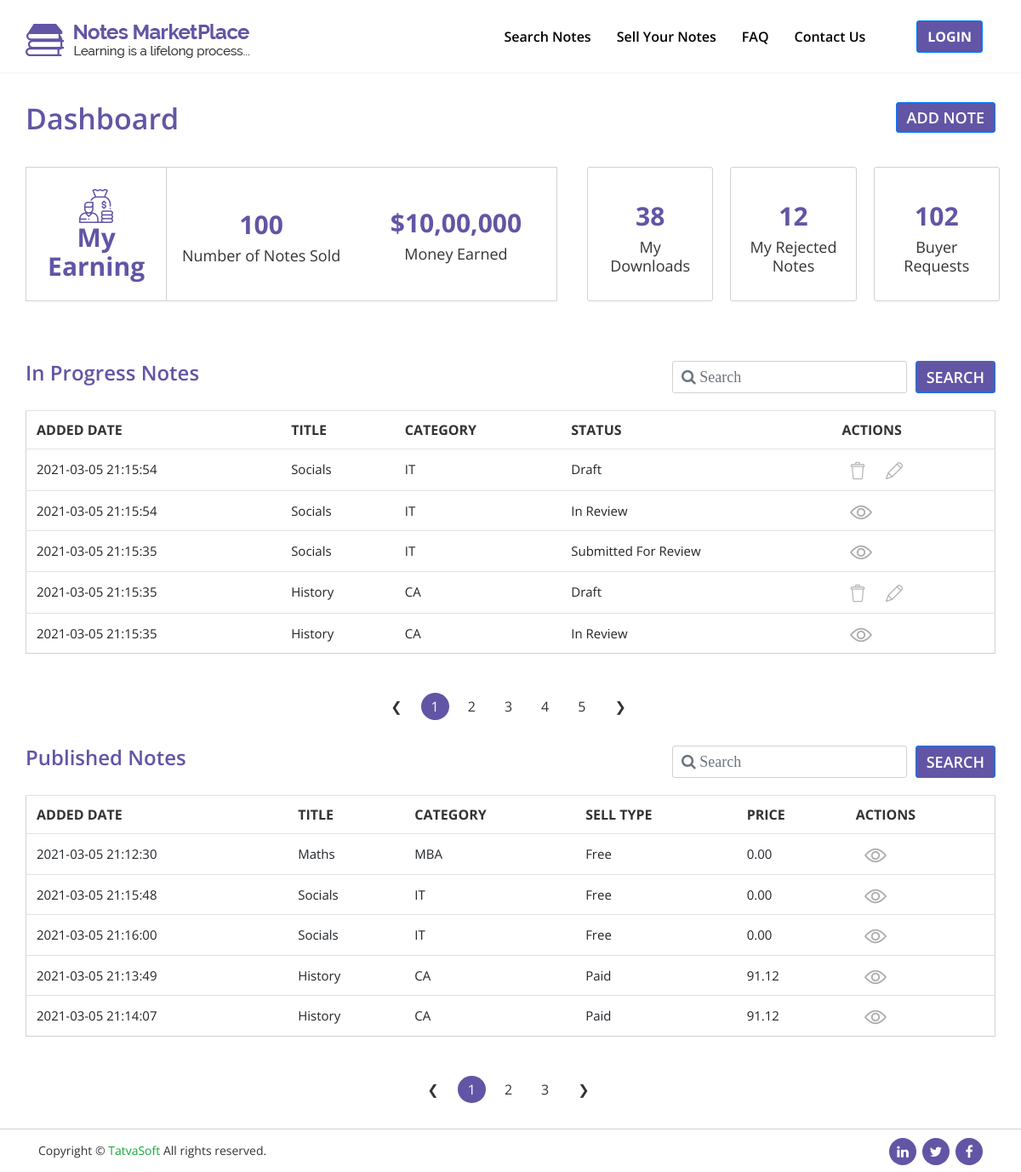
The app's page /NotesMarketPlace/front/dashboard-page.php, older data.
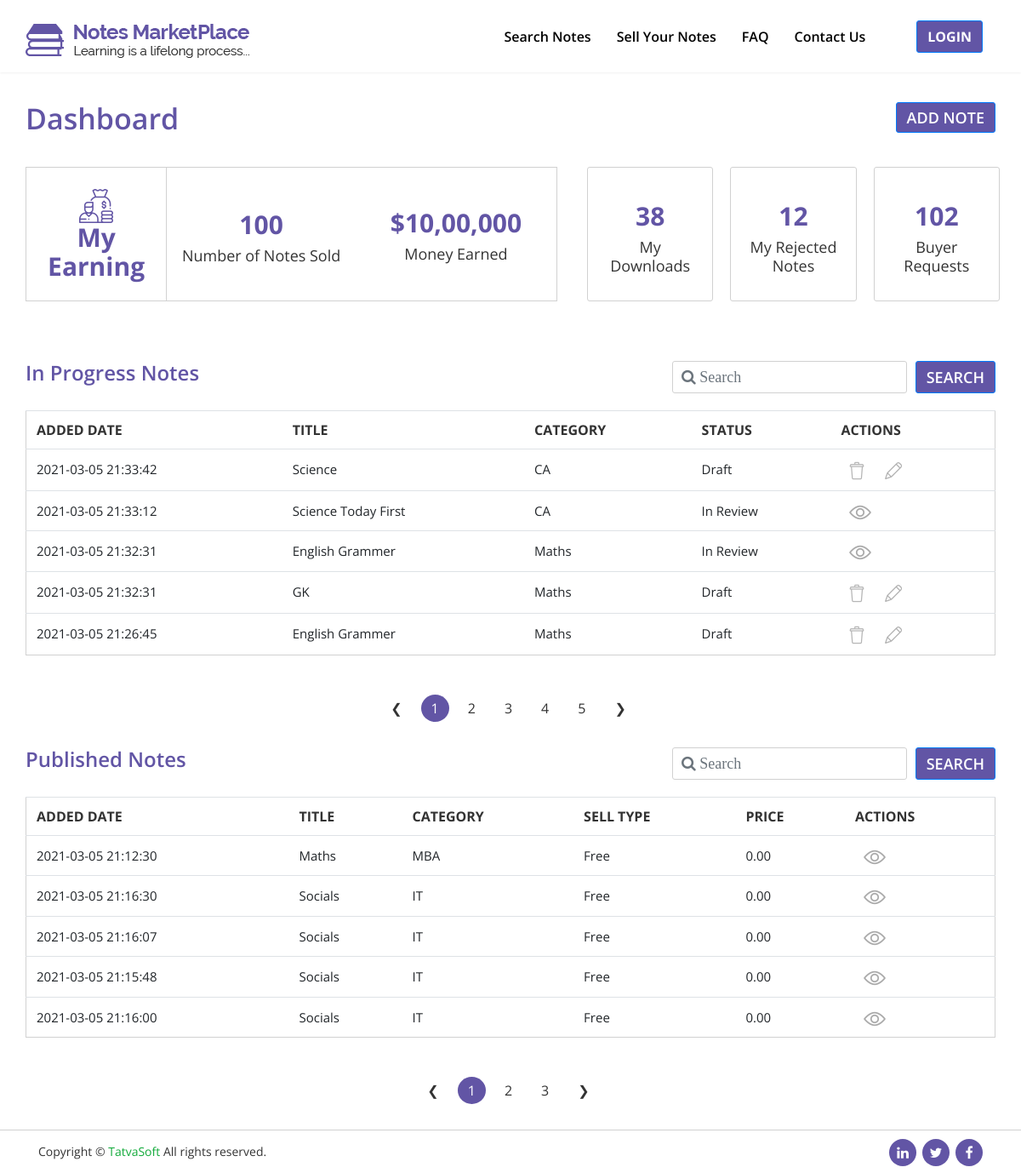
The same page, newer data.
### tables this page shows
CREATE TABLE `sellernotes` (
  `noteid` int(10) UNSIGNED NOT NULL,
  `sellerid` int(10) UNSIGNED NOT NULL,
  `status` int(11) UNSIGNED NOT NULL,
  `actionedby` int(11) UNSIGNED DEFAULT NULL,
  `admin_remarks` varchar(255) DEFAULT NULL,
  `publisheddate` datetime DEFAULT NULL,
  `title` varchar(100) NOT NULL,
  `category` int(100) UNSIGNED NOT NULL,
  `displaypic` varchar(255) DEFAULT NULL,
  `notetype` int(11) UNSIGNED DEFAULT NULL,
  `page_no` int(11) DEFAULT NULL,
  `description` varchar(255) NOT NULL,
  `university_name` varchar(200) DEFAULT NULL,
  `country` int(11) UNSIGNED DEFAULT NULL,
  `course` varchar(100) DEFAULT NULL,
  `course_code` varchar(100) DEFAULT NULL,
  `proffesor` varchar(100) DEFAULT NULL,
  `ispaid` int(11) UNSIGNED NOT NULL,
  `selling_price` decimal(10,2) DEFAULT NULL,
  `notespreview` varchar(255) DEFAULT NULL,
  `createddate` datetime DEFAULT NULL,
  `createdby` int(11) DEFAULT NULL,
  `modifieddate` datetime DEFAULT NULL,
  `modifiedby` int(11) DEFAULT NULL,
  `isactive` bit(1) NOT NULL
);

CREATE TABLE `notecategories` (
  `categoryid` int(10) UNSIGNED NOT NULL,
  `name` varchar(100) NOT NULL,
  `description` varchar(255) NOT NULL,
  `createddate` datetime DEFAULT NULL,
  `createdby` int(11) DEFAULT NULL,
  `modifieddate` datetime DEFAULT NULL,
  `modifiedby` int(11) DEFAULT NULL,
  `isactive` bit(1) NOT NULL
);

CREATE TABLE `referencedata` (
  `refdataid` int(10) UNSIGNED NOT NULL,
  `value` varchar(100) NOT NULL,
  `datavalue` varchar(100) NOT NULL,
  `refcategory` varchar(100) NOT NULL,
  `createddate` datetime DEFAULT NULL,
  `createdby` int(11) DEFAULT NULL,
  `modifieddate` datetime DEFAULT NULL,
  `modifiedby` int(11) DEFAULT NULL,
  `isactive` bit(1) NOT NULL
);

### NotesMarketPlace/front/dashboard-page.php (the view, shortened to what the changed rows need)
<?php
include "db.php";
$limit = 5;
if (isset($_GET["page"])) {
    $page  = $_GET["page"];
} else {
    $page = 1;
};
$start_from = ($page - 1) * $limit;
if (isset($_POST['search_1'])) {
    $search_result = $_POST['search_result'];
    $query = "SELECT sellernotes.noteid,sellernotes.modifieddate,sellernotes.title,
              notecategories.name,referencedata.value FROM sellernotes LEFT JOIN
              notecategories ON sellernotes.category=notecategories.categoryid LEFT JOIN referencedata
              ON sellernotes.status=referencedata.refdataid WHERE sellernotes.title LIKE '%$search_result%'
              AND sellernotes.isactive=1 AND referencedata.refdataid IN (3,4,5)
              ORDER BY sellernotes.modifieddate DESC LIMIT $start_from, $limit";
    $result = mysqli_query($con, $query);
    $result_num = mysqli_query($con, "SELECT COUNT(noteid) FROM sellernotes WHERE title LIKE '%$search_result%' AND sellernotes.isactive=1 AND status IN (3,4,5)");
    $row = mysqli_fetch_row($result_num);
    $total_records = $row[0];
    $total_pages = ceil($total_records / $limit);
} else {
    $query = "SELECT sellernotes.noteid,sellernotes.modifieddate,sellernotes.title,notecategories.name,
              referencedata.value FROM sellernotes LEFT JOIN notecategories ON
              sellernotes.category=notecategories.categoryid LEFT JOIN referencedata
              ON sellernotes.status=referencedata.refdataid WHERE referencedata.refdataid IN (3,4,5)
              AND sellernotes.isactive=1 ORDER BY sellernotes.modifieddate DESC LIMIT $start_from, $limit";
    $result = mysqli_query($con, $query);
    $result_num = mysqli_query($con, "SELECT COUNT(noteid) FROM sellernotes WHERE status IN (3,4,5) AND sellernotes.isactive=1");
    $row = mysqli_fetch_row($result_num);
    $total_records = $row[0];
    $total_pages = ceil($total_records / $limit);
}
?>
<!DOCTYPE html>
<html lang="en">
<head>
    <link rel="stylesheet" href="css/font-awesome/css/font-awesome.min.css">
    <link rel="stylesheet" href="css/bootstrap/bootstrap.min.css">
    <link rel="stylesheet" href="css/style.css">
    <link rel="stylesheet" href="css/responsive.css">
</head>
<body class="sticky-header">
    <div id="search-all-font">
        <div id="dashboard-table-1">
            <div class="container">
                <div class="row">
                    <div class="col-md-12 column-padding-remover">
                        <div class="table-responsive">
                            <table class="table entire-table table-small">
                                <tr class="table-heading">
                                    <th scope="col"> added date </th>
                                    <th scope="col">title </th>
                                    <th scope="col">category</th>
                                    <th scope="col">status</th>
                                    <th scope="col">actions</th>
                                    <?php
                                    while ($row = mysqli_fetch_assoc($result)) {
                                        $date = $row['modifieddate'];
                                        $title = $row['title'];
                                        $category_name = $row['name'];
                                        $refe_data = $row['value'];
                                        $noteid = $row['noteid'];
                                        echo "<tr>
                                        <td>$date</td>
                                        <td>$title</td>
                                        <td>$category_name</td>
                                        <td>$refe_data</td>";
                                        if ($refe_data == 'Draft') {
                                            echo " <td>
                                            <a href='delete_draft.php?id=$noteid'>
                                            <img src='images/delete.png' title='Click to delete' alt='Delete'></a>
                                            <a href='add-notes-page.php?id=$noteid'>
                                            <img src='images/edit.png' title='Click to Edit' alt='edit'></a>
                                        </td>
                                    </tr>";
                                        } else {
                                            echo " <td>
                                       <a href='notes-details-page.php'>
                                            <img src='images/eye.png' title='Click to View' alt='View'>
                                            </a>
                                        </td>
                                    </tr>";
                                        }
                                    }
                                    ?>
                            </table>
                        </div>
                    </div>
                </div>
            </div>
        </div>
        <div class="search-pagination">
            <ul class="pagination justify-content-center">
                <?php
                for ($i = 1; $i <= $total_pages; $i++) {
                    if ($i == $page) {
                        echo "<li class='page-item active'><a class='page-link' href='dashboard-page.php?page=$i'>$i</a></li>";
                    } else echo "<li class='page-item'><a class='page-link' href='dashboard-page.php?page=$i'>$i</a></li>";
                }
                ?>
            </ul>
        </div>
        <?php
        if (isset($_GET["page_info"])) {
            $page_info  = $_GET["page_info"];
        } else {
            $page_info = 1;
        };
        $start_from2 = ($page_info - 1) * $limit;
        if (isset($_POST['search_2'])) {
            $search_result2 = $_POST['search_result2'];
            $query2 = "SELECT sellernotes.publisheddate,sellernotes.title,notecategories.name,
                        referencedata.value,sellernotes.selling_price FROM sellernotes LEFT JOIN
                        notecategories ON sellernotes.category=notecategories.categoryid LEFT JOIN
                        referencedata ON sellernotes.ispaid=referencedata.refdataid WHERE
                        sellernotes.title LIKE '%$search_result2%' AND sellernotes.status=6
                        ORDER BY sellernotes.modifieddate DESC LIMIT $start_from2, $limit";
            $result2 = mysqli_query($con, $query2);
            $result_num2 = mysqli_query($con, "SELECT COUNT(noteid) FROM sellernotes WHERE title LIKE '%$search_result2%' AND status=6");
            $row2 = mysqli_fetch_row($result_num2);
            $total_records2 = $row2[0];
            $total_pages2 = ceil($total_records2 / $limit);
        } else {
            $query2 = "SELECT sellernotes.publisheddate,sellernotes.title,notecategories.name,
                        referencedata.value,sellernotes.selling_price FROM sellernotes LEFT JOIN
                        notecategories ON sellernotes.category=notecategories.categoryid LEFT JOIN
                        referencedata ON sellernotes.ispaid=referencedata.refdataid WHERE
                        sellernotes.status=6 ORDER BY sellernotes.modifieddate DESC LIMIT $start_from2, $limit";
            $result2 = mysqli_query($con, $query2);
            $result_num2 = mysqli_query($con, "SELECT COUNT(noteid) FROM sellernotes WHERE status=6");
            $row2 = mysqli_fetch_row($result_num2);
            $total_records2 = $row2[0];
            $total_pages2 = ceil($total_records2 / $limit);
        }
        ?>
        <div id="dashboard-table-2">
            <div class="container">
                <div class="row">
                    <div class="col-md-12 column-padding-remover">
                        <div class="table-responsive">
                            <table class="table entire-table table-small">
                                <tr class="table-heading">
                                    <th scope="col">added date </th>
                                    <th scope="col">title</th>
                                    <th scope="col">category</th>
                                    <th scope="col">sell type </th>
                                    <th scope="col">price</th>
                                    <th scope="col">actions</th>
                                </tr>
                                <?php
                                while ($row = mysqli_fetch_assoc($result2)) {
                                    $date2 = $row['publisheddate'];
                                    $title2 = $row['title'];
                                    $category_name2 = $row['name'];
                                    $refe_data2 = $row['value'];
                                    $sell_price = $row['selling_price'];
                                    echo "<tr>
                                        <td>$date2</td>
                                        <td>$title2</td>
                                        <td>$category_name2</td>
                                        <td>$refe_data2</td>
                                        <td>$sell_price</td>
                                        <td> <a href='notes-details-page.php'><img src='images/eye.png' title='Click to View' alt='View'></a> </td>
                                         </tr>";
                                }
                                ?>
                            </table>
                        </div>
                    </div>
                </div>
            </div>
        </div>
        <div class="search-pagination">
            <ul class="pagination justify-content-center">
                <?php
                for ($i = 1; $i <= $total_pages2; $i++) {
                    if ($i == $page_info) {
                        echo "<li class='page-item active'><a class='page-link' href='dashboard-page.php?page_info=$i'>$i</a></li>";
                    } else echo "<li class='page-item'><a class='page-link' href='dashboard-page.php?page_info=$i'>$i</a></li>";
                }
                ?>
            </ul>
        </div>
    </div>
</body>
</html>

Row changes from the older to the newer data that the page shows:
no longer on this page (row unchanged): sellernotes: modifieddate "2021-03-05 21:15:54", title "Socials", category.name "IT", status.value "Draft", shown under "In Progress Notes"
no longer on this page (row unchanged): sellernotes: modifieddate "2021-03-05 21:15:54", title "Socials", category.name "IT", status.value "In Review", shown under "In Progress Notes"
no longer on this page (row unchanged): sellernotes: modifieddate "2021-03-05 21:15:35", title "Socials", category.name "IT", status.value "Submitted For Review", shown under "In Progress Notes"
no longer on this page (row unchanged): sellernotes: modifieddate "2021-03-05 21:15:35", title "History", category.name "CA", status.value "Draft", shown under "In Progress Notes"
no longer on this page (row unchanged): sellernotes: modifieddate "2021-03-05 21:15:35", title "History", category.name "CA", status.value "In Review", shown under "In Progress Notes"
no longer on this page (row unchanged): sellernotes: publisheddate "2021-03-05 21:13:49", title "History", category.name "CA", ispaid.value "Paid", selling_price "91.12", shown under "Published Notes"
no longer on this page (row unchanged): sellernotes: publisheddate "2021-03-05 21:14:07", title "History", category.name "CA", ispaid.value "Paid", selling_price "91.12", shown under "Published Notes"
now on this page (row edited): sellernotes: modifieddate "2021-03-05 21:33:42", title "Science", category.name "CA", status.value "Draft", shown under "In Progress Notes"
now on this page (row edited): sellernotes: modifieddate "2021-03-05 21:33:12", title "Science Today First", category.name "CA", status.value "In Review", shown under "In Progress Notes"
now on this page (row edited): sellernotes: modifieddate "2021-03-05 21:32:31", title "English Grammer", category.name "Maths", status.value "In Review", shown under "In Progress Notes"
now on this page (row edited): sellernotes: modifieddate "2021-03-05 21:32:31", title "GK", category.name "Maths", status.value "Draft", shown under "In Progress Notes"
now on this page (row edited): sellernotes: modifieddate "2021-03-05 21:26:45", title "English Grammer", category.name "Maths", status.value "Draft", shown under "In Progress Notes"
now on this page (row edited): sellernotes: publisheddate "2021-03-05 21:16:30", title "Socials", category.name "IT", ispaid.value "Free", selling_price "0.00", shown under "Published Notes"
now on this page (row edited): sellernotes: publisheddate "2021-03-05 21:16:07", title "Socials", category.name "IT", ispaid.value "Free", selling_price "0.00", shown under "Published Notes"
